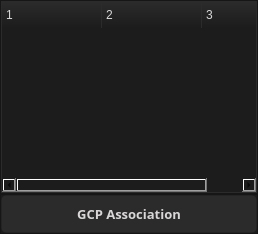
                  <widget class="QWidget" name="tab3dview">
                   <property name="styleSheet">
                    <string notr="true">QWidget{background:#1c1c1c}</string>
                   </property>
                   <attribute name="title">
                    <string>3D View</string>
                   </attribute>
                   <layout class="QVBoxLayout" name="verticalLayout_9">
                    <property name="spacing">
                     <number>0</number>
                    </property>
                    <property name="leftMargin">
                     <number>0</number>
                    </property>
                    <property name="topMargin">
                     <number>0</number>
                    </property>
                    <property name="rightMargin">
                     <number>0</number>
                    </property>
                    <property name="bottomMargin">
                     <number>0</number>
                    </property>
                    <item>
                     <widget class="QWidget" name="widget_2" native="true">
                      <layout class="QVBoxLayout" name="verticalLayout_10">
                       <property name="spacing">
                        <number>0</number>
                       </property>
                       <property name="leftMargin">
                        <number>0</number>
                       </property>
                       <property name="topMargin">
                        <number>0</number>
                       </property>
                       <property name="rightMargin">
                        <number>0</number>
                       </property>
                       <property name="bottomMargin">
                        <number>0</number>
                       </property>
                       <item>
                        <widget class="QFrame" name="frameTree">
                         <property name="styleSheet">
                          <string notr="true"/>
                         </property>
                         <property name="frameShape">
                          <enum>QFrame::StyledPanel</enum>
                         </property>
                         <property name="frameShadow">
                          <enum>QFrame::Raised</enum>
                         </property>
                         <layout class="QVBoxLayout" name="verticalLayout_11">
                          <property name="spacing">
                           <number>0</number>
                          </property>
                          <property name="leftMargin">
                           <number>0</number>
                          </property>
                          <property name="topMargin">
                           <number>0</number>
                          </property>
                          <property name="rightMargin">
                           <number>0</number>
                          </property>
                          <property name="bottomMargin">
                           <number>0</number>
                          </property>
                          <item>
                           <widget class="WidgetModelList" name="treeWidgetModels">
                            <property name="font">
                             <font>
                              <family>Arial Black</family>
                              <weight>75</weight>
                              <italic>false</italic>
                              <bold>true</bold>
                             </font>
                            </property>
                            <property name="styleSheet">
                             <string notr="true">QHeaderView::section,QTableCornerButton:section{ 

padding:4px; 
           
/*

 


 */
color:#d9d7d7;  
margin:0px; 
border:1px solid #2b2b2b; 
border-right-width:1px; 
border-left-width:0px; 
border-bottom-width:0px;
border-top-width:0px; 

background:qlineargradient(spread:pad,x1:0,y1:0,x2:0,y2:1,stop:0 #2b2b2b,stop:1 #1c1c1c); 
}


QTreeWidget{
border:1px solid #2b2b2b;
color:#d9d7d7;  
}
</string>
                            </property>
                            <property name="showDropIndicator" stdset="0">
                             <bool>false</bool>
                            </property>
                            <property name="selectionMode">
                             <enum>QAbstractItemView::MultiSelection</enum>
                            </property>
                            <property name="indentation">
                             <number>5</number>
                            </property>
                            <column>
                             <property name="text">
                              <string>1</string>
                             </property>
                            </column>
                            <column>
                             <property name="text">
                              <string>2</string>
                             </property>
                            </column>
                            <column>
                             <property name="text">
                              <string>3</string>
                             </property>
                            </column>
                           </widget>
                          </item>
                         </layout>
                        </widget>
                       </item>
                       <item>
                        <widget class="QFrame" name="frameGcp">
                         <property name="minimumSize">
                          <size>
                           <width>0</width>
                           <height>40</height>
                          </size>
                         </property>
                         <property name="frameShape">
                          <enum>QFrame::StyledPanel</enum>
                         </property>
                         <property name="frameShadow">
                          <enum>QFrame::Raised</enum>
                         </property>
                         <layout class="QHBoxLayout" name="horizontalLayout_6">
                          <property name="spacing">
                           <number>0</number>
                          </property>
                          <property name="leftMargin">
                           <number>0</number>
                          </property>
                          <property name="topMargin">
                           <number>0</number>
                          </property>
                          <property name="rightMargin">
                           <number>0</number>
                          </property>
                          <property name="bottomMargin">
                           <number>0</number>
                          </property>
                          <item>
                           <widget class="QPushButton" name="btnGcp">
                            <property name="sizePolicy">
                             <sizepolicy hsizetype="Minimum" vsizetype="Preferred">
                              <horstretch>0</horstretch>
                              <verstretch>0</verstretch>
                             </sizepolicy>
                            </property>
                            <property name="font">
                             <font>
                              <family>Arial Black</family>
                              <pointsize>10</pointsize>
                              <weight>75</weight>
                              <bold>true</bold>
                             </font>
                            </property>
                            <property name="styleSheet">
                             <string notr="true">QPushButton{color:#d9d7d7} QPushButton{
background:#2b2b2b;border:1px solid rgba(0,0,0,0);
border-radius: 5px;
}

QPushButton::hover{background-color:#3b3b3b} 
QPushButton::pressed{background-color:#2b2b2b} </string>
                            </property>
                            <property name="text">
                             <string>GCP Association</string>
                            </property>
                           </widget>
                          </item>
                         </layout>
                        </widget>
                       </item>
                       <item alignment="Qt::AlignBottom">
                        <widget class="QFrame" name="frameEmpty">
                         <property name="frameShape">
                          <enum>QFrame::StyledPanel</enum>
                         </property>
                         <property name="frameShadow">
                          <enum>QFrame::Raised</enum>
                         </property>
                        </widget>
                       </item>
                      </layout>
                     </widget>
                    </item>
                   </layout>
                  </widget>
